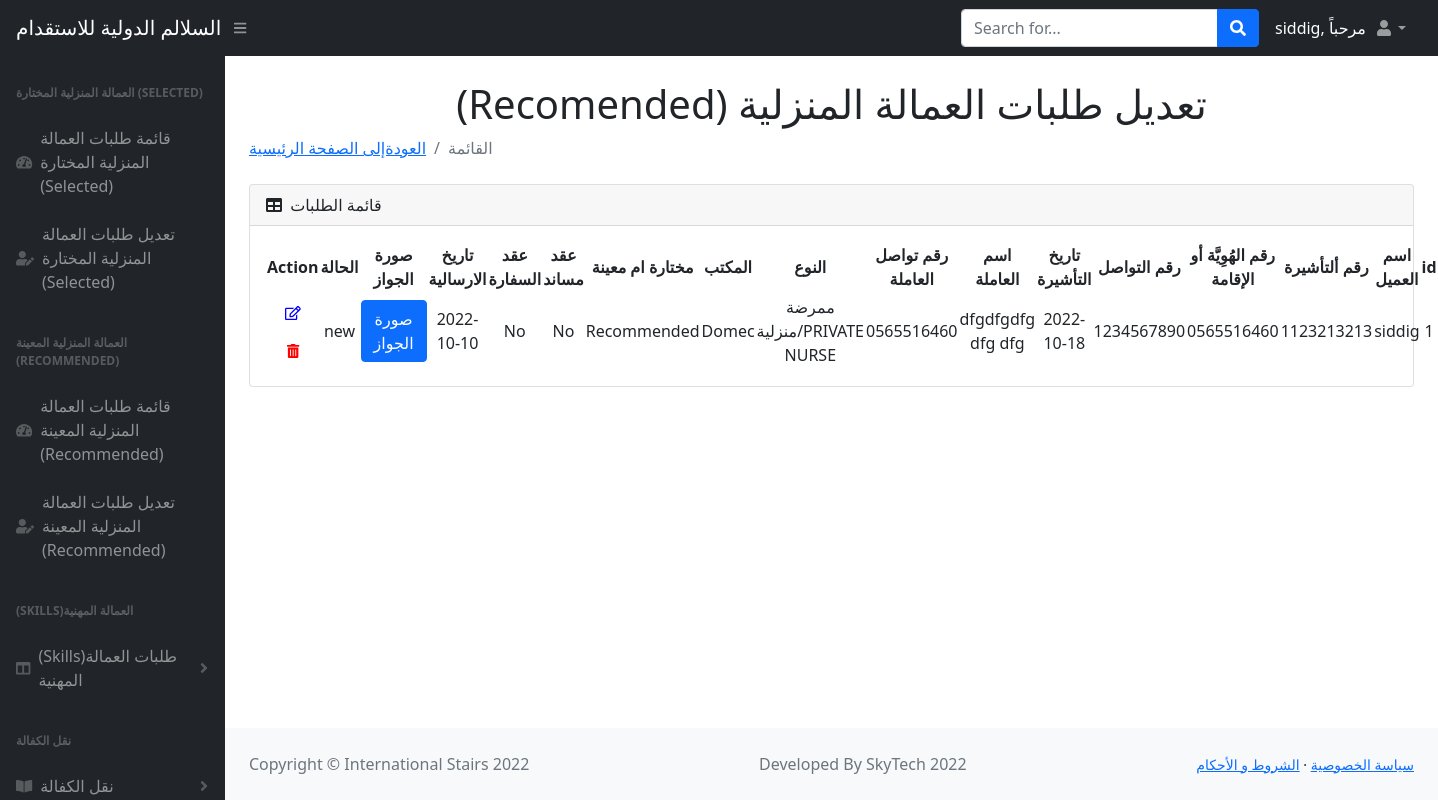
Before: /nominated_list (signed in) with the older database file.
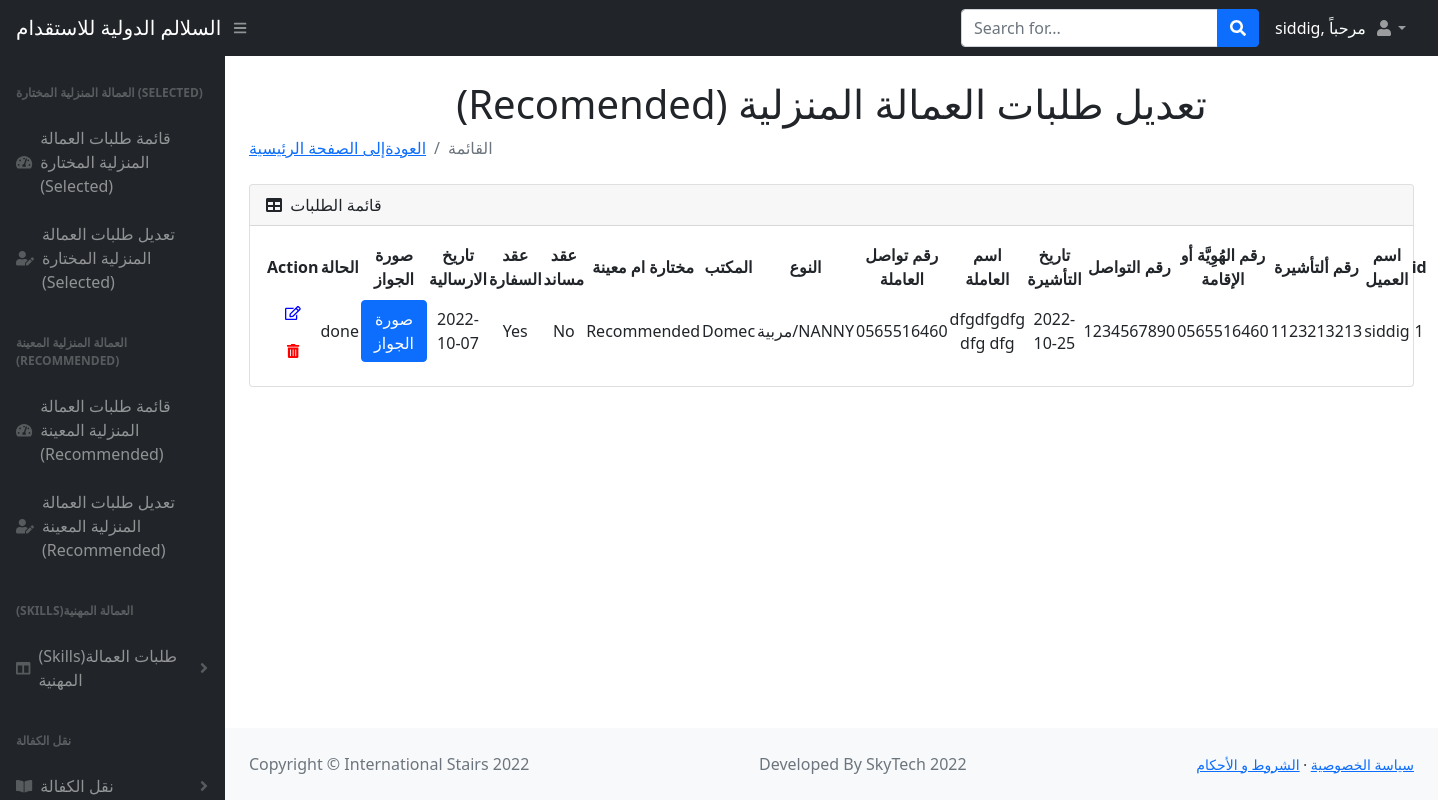
After: the same page with the newer database file.
### main.py (models this page shows)
class Nominated(db.Model):
    __tablename__ = "nominates"
    id = db.Column(db.Integer, primary_key=True)
    name = db.Column(db.String(250), nullable=False)
    nid_or_iq = db.Column(db.String, nullable=False)
    phone_No = db.Column(db.String(250), nullable=False)
    n_visa = db.Column(db.String, nullable=False)
    n_visa_date = db.Column(db.Date, nullable=False)
    worker_name = db.Column(db.String(250), nullable=False)
    worker_contact_No = db.Column(db.String(250), nullable=False)
    type = db.Column(db.String(250), nullable=False)
    agency = db.Column(db.String(250), nullable=False)
    selected_or_recommended = db.Column(db.String(250), nullable=False)
    musaned = db.Column(db.String(250), nullable=False)
    embassy_contract = db.Column(db.String(250), nullable=False)
    shipment_date = db.Column(db.Date, nullable=False)
    ppt_image = db.Column(db.String(1000), nullable=False)
    status = db.Column(db.String(1000), nullable=False)

### main.py (the view)
@app.route("/nominated_list")
def nominated_list():
    added_nominates = Nominated.query.all()
    return render_template("nominated_list.html", nominates=added_nominates, name=current_user.name)

### main.py (called while the page is built)
@login_manager.user_loader
def load_user(user_id):
    return User.query.get(int(user_id))

### templates/nominated_list.html (shortened to what the changed rows need)
<!DOCTYPE html>
<html lang="en">
    <head>
        <link href="https://cdn.jsdelivr.net/npm/simple-datatables@latest/dist/style.css" rel="stylesheet" />
        <link href="static/css/styles.css" rel="stylesheet" />
    </head>
    <body class="sb-nav-fixed">
        <div id="layoutSidenav">
            <div id="layoutSidenav_content">
                <main>
                    <div class="container-fluid px-4">
                        <h1 class="mt-4" style="text-align:center">(Recomended) تعديل طلبات العمالة المنزلية </h1>
                        <div class="card mb-4">
                            <div class="card-body">
                                <table id="datatablesSimple">
                              <thead>
                                        <tr>
                                            <th style="text-align:center;">Action</th>
                                            <th style="text-align:center;">الحالة</th>
                                            <th style="text-align:center;">صورة الجواز</th>
                                            <th style="text-align:center;">تاريخ الارسالية</th>
                                            <th style="text-align:center;">عقد السفارة</th>
                                            <th style="text-align:center;">عقد مساند</th>
                                            <th style="text-align:center;">مختارة ام معينة</th>
                                             <th style="text-align:center;">المكتب</th>
                                             <th style="text-align:center;">النوع</th>
                                            <th style="text-align:center;">رقم تواصل العاملة</th>
                                            <th style="text-align:center;">اسم العاملة</th>
                                            <th style="text-align:center;">تاريخ التأشيرة</th>
                                            <th style="text-align:center;">رقم التواصل </th>
                                            <th style="text-align:center;">رقم الهُوِيَّة أو الإقامة</th>
                                            <th style="text-align:center;">رقم ألتأشيرة</th>
                                             <th style="text-align:center;">اسم العميل</th>
                                            <th style="text-align:center;">id</th>
                                        </tr>
                                    </thead>
                                 <tbody>
                                 {% for nominated in nominates %}
                                          <tr>
                                               <td style="text-align:center;"> <a href="{{url_for('nominated_edit',id=nominated.id)}}" class="btn" style="color:blue"> <i class="far fa-edit fa-sm" ></i></a>
                                                <a href="{{url_for('nominated_delete',id=nominated.id)}}" class="btn" style="color:red" > <i class="fas fa-trash-alt fa-sm"></i></a>
                                            <td style="text-align:center;">{{nominated.status}}</td>
                                            <td style="text-align:center;">
                                                <a href="{{nominated.ppt_image}}}" class="btn btn-primary" target="_blank">صورة الجواز</a>
                                            </td>
                                            <td style="text-align:center;">{{nominated.shipment_date}}</td>
                                            <td style="text-align:center;">{{nominated.embassy_contract}}  </td>
                                            <td style="text-align:center;">{{nominated.musaned}}</td>
                                            <td style="text-align:center;">{{nominated.selected_or_recommended}}</td>
                                             <td style="text-align:center;">{{nominated.agency}}</td>
                                             <td style="text-align:center;">{{nominated.type}}</td>
                                             <td style="text-align:center;">{{nominated.worker_contact_No}}</td>
                                             <td style="text-align:center;">{{nominated.worker_name}}</td>
                                            <td style="text-align:center;">{{nominated.n_visa_date}}</td>
                                            <td style="text-align:center;">{{nominated.n_visa}}</td>
                                              <td style="text-align:center;">{{nominated.phone_No}}</td>
                                              <td style="text-align:center;">{{nominated.nid_or_iq}}</td>
                                              <td style="text-align:center;">{{nominated.name}}</td>
                                              <td style="text-align:center;">{{nominated.id}}</td>
                                        </tr>
                                 {% endfor %}
                                    </tbody>
                                </table>
                            </div>
                        </div>
                    </div>
                </main>
            </div>
        </div>
    </body>
</html>

Changed rows visible on the page:
changed Nominated "No": status "new" → "done"; shipment_date "2022-10-10" → "2022-10-07"; embassy_contract "No" → "Yes"; type "ممرضة منزلية/PRIVATE NURSE" → "مربية/NANNY"; n_visa_date "2022-10-18" → "2022-10-25"
